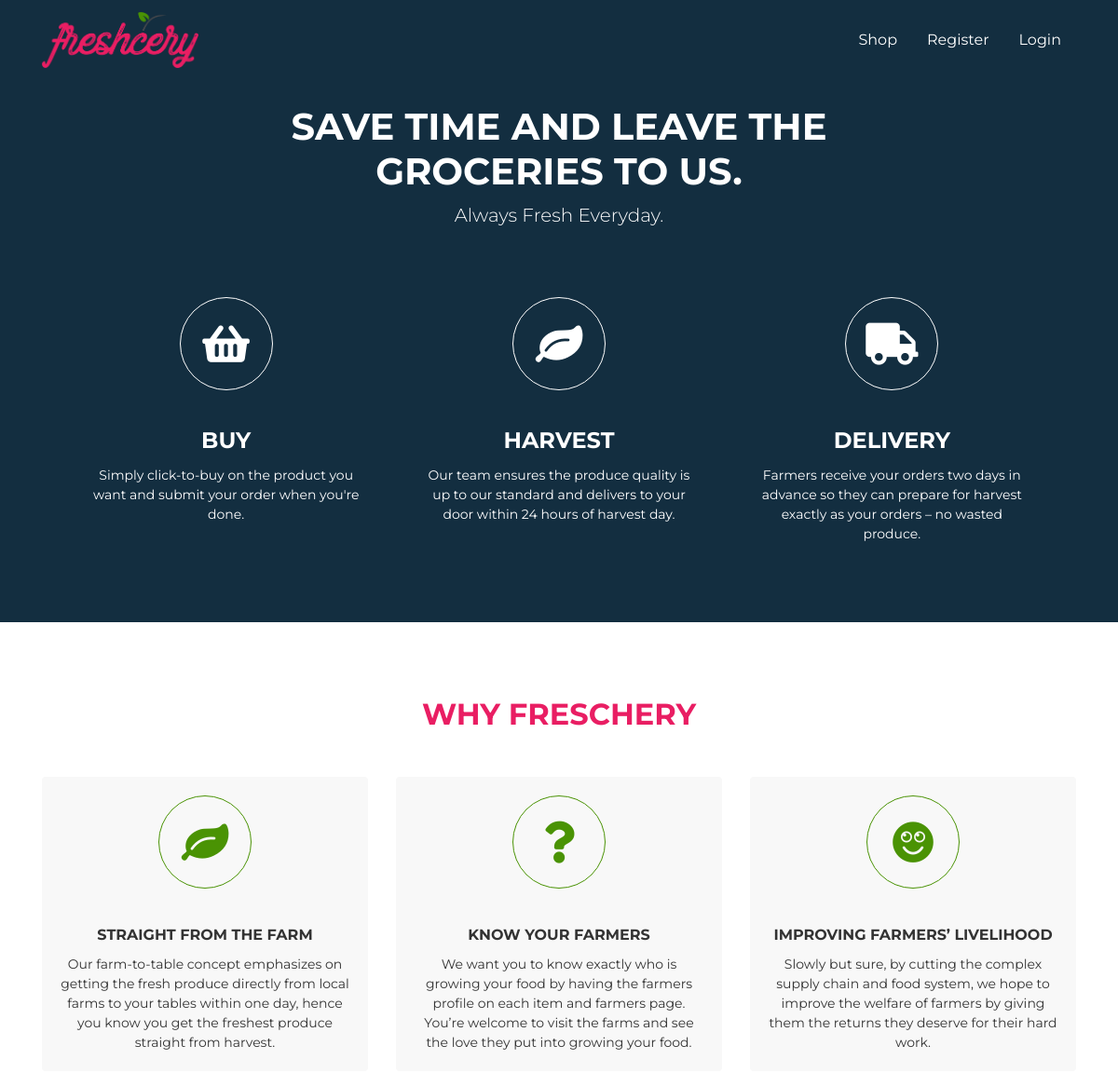
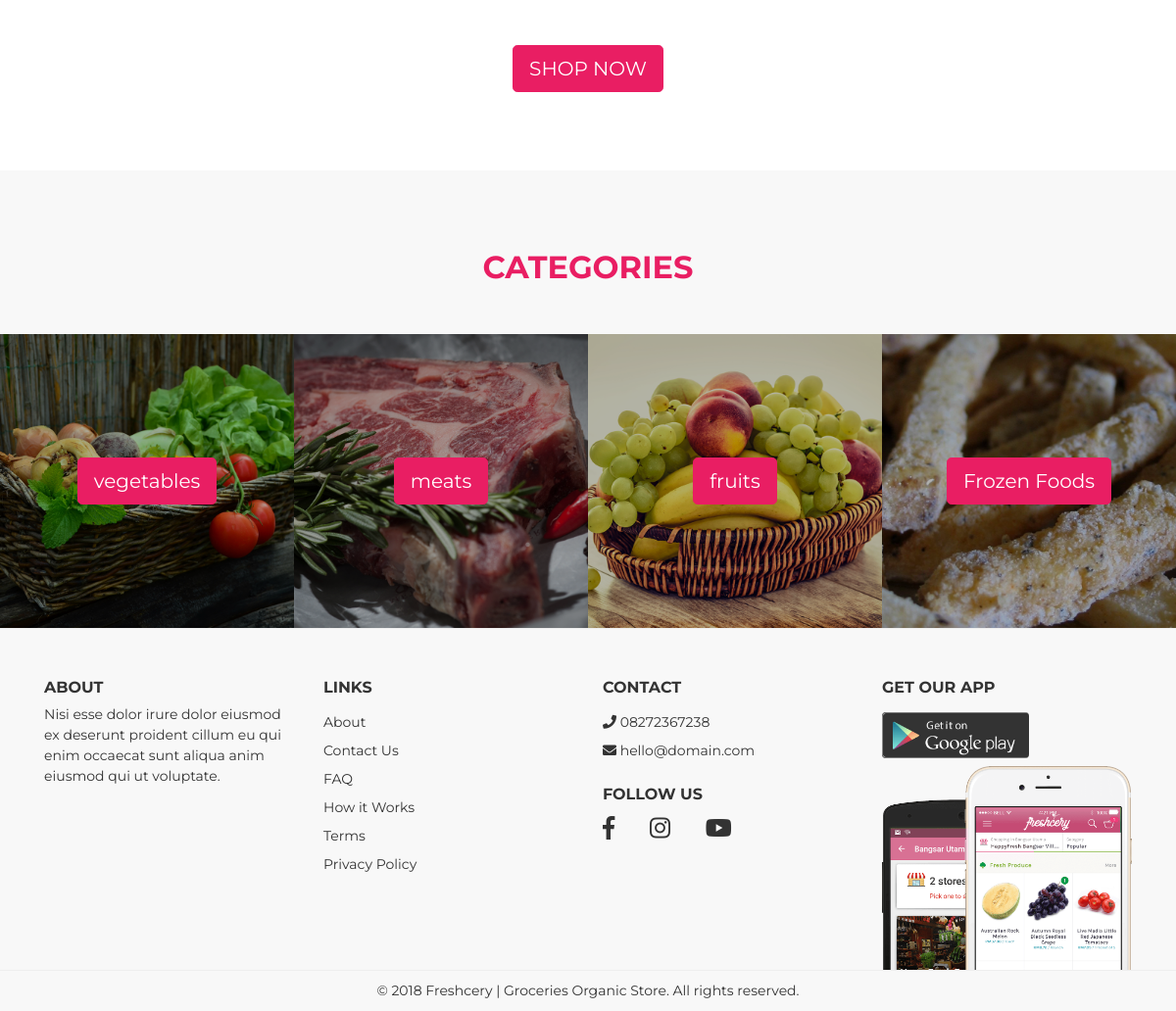
The page / on the database its author committed (2 pictures, top to bottom).
### tables this page shows
CREATE TABLE `categories` (
  `category_id` int(11) NOT NULL,
  `category_name` varchar(200) DEFAULT NULL,
  `category_image` varchar(200) DEFAULT NULL,
  `category_description` varchar(200) DEFAULT NULL,
  `category_icon` varchar(200) DEFAULT NULL,
  `created_at` timestamp NOT NULL DEFAULT current_timestamp()
);

### index.php (the view, shortened to what this page needs)
<?php require_once "includes/header.php"; ?>
<?php require_once "config/config.php";?>
<?php
    $categories = $conn->query("SELECT * FROM categories");
    $categories->execute();
    $allCategories = $categories->fetchAll(PDO::FETCH_OBJ);
?>
    <div id="page-content" class="page-content">
        <div class="banner">
            <div class="jumbotron jumbotron-video text-center bg-dark mb-0 rounded-0">
                <video width="100%" preload="auto" loop autoplay muted>
                    <source src='assets/media/explore.mp4' type='video/mp4' />
                    <source src='assets/media/explore.webm' type='video/webm' />
                </video>
                <div class="container">
                    <h1 class="pt-5">
                        Save time and leave the<br>
                        groceries to us.
                    </h1>
                    <p class="lead">
                        Always Fresh Everyday.
                    </p>
                    <div class="row">
                        <div class="col-md-4">
                            <div class="card border-0 text-center">
                                <div class="card-icon">
                                    <div class="card-icon-i">
                                        <i class="fa fa-shopping-basket"></i>
                                    </div>
                                </div>
                                <div class="card-body">
                                    <h4 class="card-title">
                                        Buy
                                    </h4>
                                    <p class="card-text">
                                        Simply click-to-buy on the product you want and submit your order when you're done.
                                    </p>
                                </div>
                            </div>
                        </div>
                        <div class="col-md-4">
                            <div class="card border-0 text-center">
                                <div class="card-icon">
                                    <div class="card-icon-i">
                                        <i class="fas fa-leaf"></i>
                                    </div>
                                </div>
                                <div class="card-body">
                                    <h4 class="card-title">
                                        Harvest
                                    </h4>
                                    <p class="card-text">
                                        Our team ensures the produce quality is up to our standard and delivers to your door within 24 hours of harvest day.
                                    </p>
                                </div>
                            </div>
                        </div>
                        <div class="col-md-4">
                            <div class="card border-0 text-center">
                                <div class="card-icon">
                                    <div class="card-icon-i">
                                        <i class="fa fa-truck"></i>
                                    </div>
                                </div>
                                <div class="card-body">
                                    <h4 class="card-title">
                                        Delivery
                                    </h4>
                                    <p class="card-text">
                                        Farmers receive your orders two days in advance so they can prepare for harvest exactly as your orders – no wasted produce.
                                    </p>
                                </div>
                            </div>
                        </div>
                    </div>
                </div>
            </div>
        </div>
        <section id="why">
            <h2 class="title">Why Freschery</h2>
            <div class="container">
                <div class="row">
                    <div class="col-md-4">
                        <div class="card border-0 text-center gray-bg">
                            <div class="card-icon">
                                <div class="card-icon-i text-success">
                                    <i class="fas fa-leaf"></i>
                                </div>
                            </div>
                            <div class="card-body">
                                <h4 class="card-title">
                                    Straight from the Farm
                                </h4>
                                <p class="card-text">
                                    Our farm-to-table concept emphasizes on getting the fresh produce directly from local farms to your tables within one day, hence you know you get the freshest produce straight from harvest.
                                </p>
                            </div>
                        </div>
                    </div>
                    <div class="col-md-4">
                        <div class="card border-0 text-center gray-bg">
                            <div class="card-icon">
                                <div class="card-icon-i text-success">
                                    <i class="fa fa-question"></i>
                                </div>
                            </div>
                            <div class="card-body">
                                <h4 class="card-title">
                                    Know Your Farmers
                                </h4>
                                <p class="card-text">
                                    We want you to know exactly who is growing your food by having the farmers profile on each item and farmers page. You’re welcome to visit the farms and see the love they put into growing your food.
                                </p>
                            </div>
                        </div>
                    </div>
                    <div class="col-md-4">
                        <div class="card border-0 text-center gray-bg">
                            <div class="card-icon">
                                <div class="card-icon-i text-success">
                                    <i class="fas fa-smile"></i>
                                </div>
                            </div>
                            <div class="card-body">
                                <h4 class="card-title">
                                    Improving Farmers’ Livelihood
                                </h4>
                                <p class="card-text">
                                    Slowly but sure, by cutting the complex supply chain and food system, we hope to improve the welfare of farmers by giving them the returns they deserve for their hard work.
                                </p>
                            </div>
                        </div>
                    </div>
                    <div class="col-md-12 mt-5 text-center">
                        <a href="shop.php" class="btn btn-primary btn-lg">SHOP NOW</a>
                    </div>
                </div>
            </div>
        </section>
        <section id="categories" class="pb-0 gray-bg">
            <h2 class="title">Categories</h2>
            <div class="landing-categories owl-carousel">
                <?php foreach($allCategories as $category) : ?>
                <div class="item">
                    <div class="card rounded-0 border-0 text-center">
                        <div class="card-img-overlay d-flex align-items-center justify-content-center">
                            <a href="shop.php" class="btn btn-primary btn-lg"><?php echo $category->category_name; ?></a>
                        </div>
                    </div>
                </div>
               <?php endforeach; ?>
            </div>
        </section>
    </div>
    <?php require_once "includes/footer.php"; ?>

### assets/packages/o2system-ui/o2system-ui.css (style rules this page uses)
.bg-dark { background:#132e40 !important }
body { color:#333;font-size:14px;font-family:"Oxygen", "Helvetica Neue", Arial, sans-serif }
a { text-decoration:none !important;outline:0 !important }
input,select,.btn,.form-control,.dropdown-menu,.input-group-text { font-size:0.8rem }
.btn-lg,.btn-group-lg>.btn,.form-control-lg { font-size:1.25rem }
.btn-primary { color:#FFF;background-color:#3783b5;border-color:#3783b5 }
.card .card-img-overlay { color:#fff;background:rgba(0,0,0,0.3) }
.card .card-icon { text-align:center;padding:20px 0 }
.card .card-icon .card-icon-i { margin:0 auto;width:100px;height:100px;overflow:hidden;border-radius:50%;text-align:center;border:1px solid rgba(0,0,0,0.125) }
.card .card-icon .card-icon-i i,.card .card-icon .card-icon-i span { font-size:45px;line-height:100px }
.jumbotron { padding:4rem }
.jumbotron.jumbotron-video { position:relative;z-index:2;overflow:hidden }
.jumbotron.jumbotron-video video { position:absolute;top:0;right:0;bottom:0;left:0;overflow:hidden;z-index:1;width:100% }
.jumbotron.jumbotron-video h1,.jumbotron.jumbotron-video p { z-index:5;position:relative;color:#FFF }

### assets/css/theme.css (style rules this page uses)
body { color: #333333; font-size: 14px; font-family: "Montserrat", "Helvetica Neue", Arial, sans-serif; background: #fff; }
h1, h2, h3, h4, h5, h6 { text-transform: uppercase !important; font-weight: 700 !important; }
.btn-primary { background: #E91E63; border-color: #E91E63; }
.gray-bg { background: #f8f8f8; }
section { padding: 80px 0; }
section .card-title { font-size: 1rem; }
.title { text-align: center; color: #E91E63; margin-bottom: 3rem; }
.text-success { color: #4A9304 !important; }
.banner .jumbotron { margin-bottom: 0; }
.banner .jumbotron .container { position: relative; z-index: 5; }
.banner .jumbotron .container .card { margin-top: 2.3rem; z-index: 5; background-color: transparent; }
.banner .jumbotron .container .card .card-icon .card-icon-i { border-color: #FFF; color: #FFF; }
.banner .jumbotron .container .card .card-icon .card-icon-i i { color: #FFF; }
.banner .jumbotron .container .card .card-body .card-title { color: #FFF; text-transform: uppercase; }
.card .card-icon-i.text-success { border-color: #4A9304; }

### rows shown on the page
categories: category_name "vegetables"
categories: category_name "meats"
categories: category_name "fruits"
categories: category_name "Frozen Foods"
